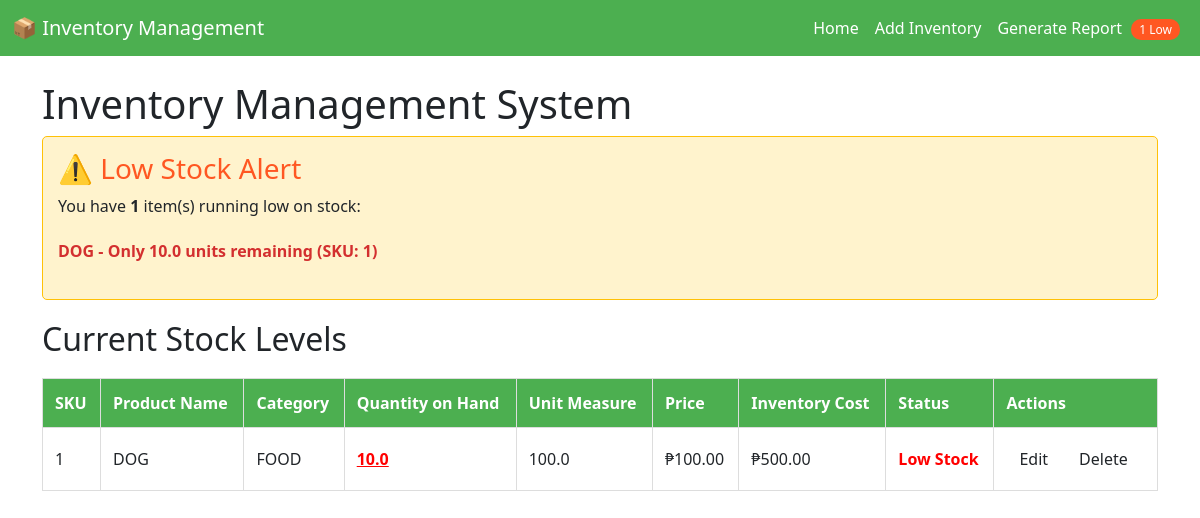
The page /home on the database its author committed.
### flask_site.py (models this page shows, shortened)
class Product(db.Model):
    __tablename__ = 'product'
    productID = db.Column(db.Integer, primary_key=True)
    productName = db.Column(db.String(255), nullable=False)
    category = db.Column(db.String(255), nullable=False)
    price = db.Column(db.Float, nullable=False)
    unitMeasure = db.Column(db.Float, nullable=False)

class Inventory(db.Model):
    __tablename__ = 'inventory'
    SKU = db.Column(db.Integer, primary_key=True)
    productID = db.Column(db.Integer, db.ForeignKey('product.productID'), nullable=False)
    quantityOnHand = db.Column(db.Float, nullable=False)
    isLowStock = db.Column(db.Boolean, default=False)
    inventoryCost = db.Column(db.Float, nullable=False)
    unitMeasure = db.Column(db.Float, nullable=False)
    product = db.relationship('Product', backref='inventory_items')

### flask_site.py (the view)
@app.route('/')
@app.route('/home')
def index(user_name=None):
    check_low_stock()  # Check and update low stock status
    inventory_items = db.session.query(Inventory, Product).join(
        Product, Inventory.productID == Product.productID
    ).all()
    low_stock_items = get_low_stock_items()
    low_stock_count = len(low_stock_items)
    return render_template('home.html', user=user_name, inventory_items=inventory_items,
                         low_stock_count=low_stock_count, low_stock_items=low_stock_items)

### flask_site.py (called while the page is built)
@app.context_processor
def inject_now():
    return {'now': datetime.now()}

def check_low_stock():
    inventory_items = Inventory.query.all()
    for item in inventory_items:
        if item.quantityOnHand <= LOW_STOCK_THRESHOLD:
            item.isLowStock = True
        else:
            item.isLowStock = False
    db.session.commit()

def get_low_stock_items():
    return Inventory.query.filter(Inventory.isLowStock == True).all()

### templates/home.html (shortened to what this page needs)
<!DOCTYPE html>
<html lang="en">
<head>
</head>
<body>
    {% extends 'base.html' %}
    {% block content %}
    {% if user %}
        <h1 class="greeting user">Hello {{user}}!</h1>
    {% else %}
        <h1 class="greeting">Inventory Management System</h1>
    {% endif %}
    {% if low_stock_count > 0 %}
    <div class="low-stock-alert">
        <h3>⚠️ Low Stock Alert</h3>
        <p>You have <strong>{{ low_stock_count }}</strong> item(s) running low on stock:</p>
        <ul class="low-stock-list">
            {% for inventory in low_stock_items %}
            {% set product = inventory.product %}
            <li>{{ product.productName }} - Only {{ inventory.quantityOnHand }} units remaining (SKU: {{ inventory.SKU }})</li>
            {% endfor %}
        </ul>
    </div>
    {% endif %}
    <h2>Current Stock Levels</h2>
    {% if inventory_items %}
    <table class="inventory-table">
        <thead>
            <tr>
                <th>SKU</th>
                <th>Product Name</th>
                <th>Category</th>
                <th>Quantity on Hand</th>
                <th>Unit Measure</th>
                <th>Price</th>
                <th>Inventory Cost</th>
                <th>Status</th>
                <th>Actions</th>
            </tr>
        </thead>
        <tbody>
            {% for inventory, product in inventory_items %}
            <tr>
                <td>{{ inventory.SKU }}</td>
                <td>{{ product.productName }}</td>
                <td>{{ product.category }}</td>
                <td {% if inventory.isLowStock %}class="low-stock"{% endif %}>
                    <a href="{{ url_for('update_quantity', sku=inventory.SKU) }}" style="color: inherit; text-decoration: underline; cursor: pointer;">
                        {{ inventory.quantityOnHand }}
                    </a>
                </td>
                <td>{{ inventory.unitMeasure }}</td>
                <td>₱{{ "%.2f"|format(product.price) }}</td>
                <td>₱{{ "%.2f"|format(inventory.inventoryCost) }}</td>
                <td>
                    {% if inventory.isLowStock %}
                        <span class="low-stock">Low Stock</span>
                    {% else %}
                        <span>In Stock</span>
                    {% endif %}
                </td>
                <td>
                    <div class="action-buttons">
                        <a href="{{ url_for('update_inventory_item', sku=inventory.SKU) }}" class="btn btn-edit">Edit</a>
                        <form method="POST" action="{{ url_for('delete_inventory', sku=inventory.SKU) }}" style="display: inline;" onsubmit="return confirm('Are you sure you want to delete {{ product.productName }}?');">
                            <button type="submit" class="btn btn-delete">Delete</button>
                        </form>
                    </div>
                </td>
            </tr>
            {% endfor %}
        </tbody>
    </table>
    {% else %}
    <p>No inventory items found. <a href="{{ url_for('add_inventory') }}">Add your first item</a></p>
    {% endif %}
    {% endblock %}

### templates/home.html (style rules this page uses)
.low-stock-alert { background-color: #fff3cd; border: 1px solid #ffc107; border-radius: 5px; padding: 15px; margin-bottom: 20px; }
.low-stock-alert h3 { color: #ff5722; margin-top: 0; }
.low-stock-list { list-style: none; padding-left: 0; }
.low-stock-list li { padding: 5px 0; color: #d32f2f; font-weight: bold; }
.inventory-table { width: 100%; border-collapse: collapse; margin: 20px 0; }
.inventory-table th, .inventory-table td { border: 1px solid #ddd; padding: 12px; text-align: left; }
.inventory-table th { background-color: #4CAF50; color: white; font-weight: bold; }
.low-stock { color: red; font-weight: bold; }
.action-buttons { display: flex; gap: 5px; }
.btn { padding: 5px 10px; text-decoration: none; border-radius: 3px; font-size: 14px; border: none; cursor: pointer; }
.btn-edit { background-color: #2196F3; color: white; }
.btn-delete { background-color: #f44336; color: white; }

### rows shown on the page
Inventory: quantityOnHand "10.0", SKU "1", productName "DOG", category "FOOD", unitMeasure "100.0", inventoryCost "500.00", isLowStock "Low Stock"
Product: productName "DOG", price "100.00"

### other values the page prints
{{ low_stock_count }} "1"
